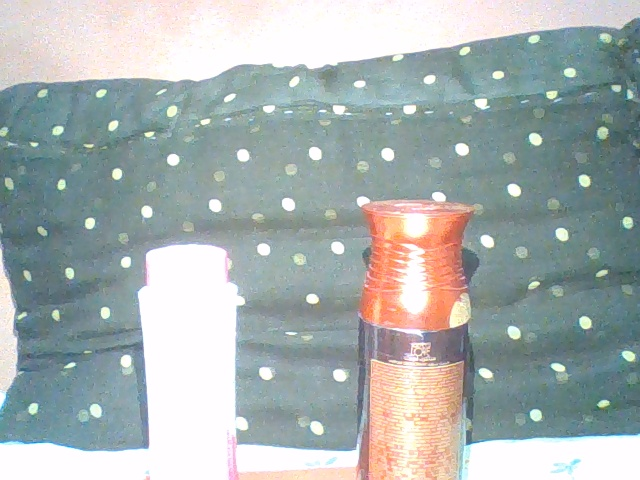
#> input picture captured_image.jpg, 640 x 480 px, given in place of the camera
$ jupyter execute Task1.ipynb   (older library calls are emulated)   (text cells are left out)
#> lines starting #> are read from the running program, lines starting #| are printed output that depends on the picture; after the words box and inside, x2 and y2 are one past the last pixel; in counts of white or black regions, pixels touching at a corner belong together
[cell 1]
import cv2
import numpy as np
import matplotlib.pyplot as plt

def capture_image():
        cap = cv2.VideoCapture(0)
        if cap.isOpened():
            ret, frame = cap.read()
#> frame is the input picture: shape (480, 640, 3); mean B, G, R 175.7, 176.5, 167.2
            cap.release()
            if ret:
                return cv2.cvtColor(frame, cv2.COLOR_BGR2RGB)

[cell 2]
def convert_to_hsv(image):
    hsv = cv2.cvtColor(image, cv2.COLOR_RGB2HSV)
#> hsv: shape (480, 640, 3); mean H, S, V 89.1, 39, 184.8
    h, s, v = cv2.split(hsv)
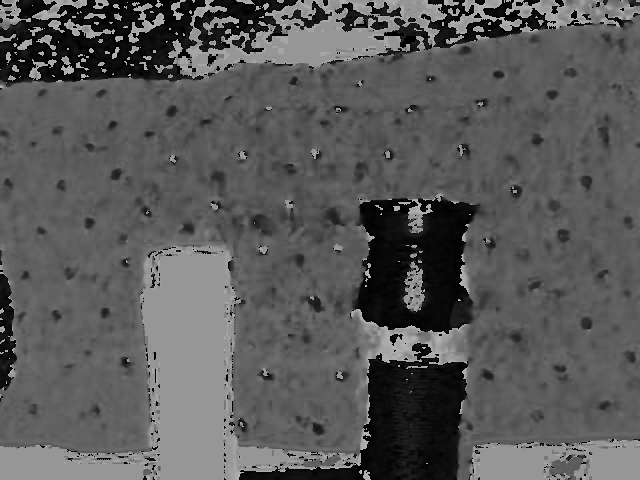
#> h: shape (480, 640); min 0, max 179, mean 89.1
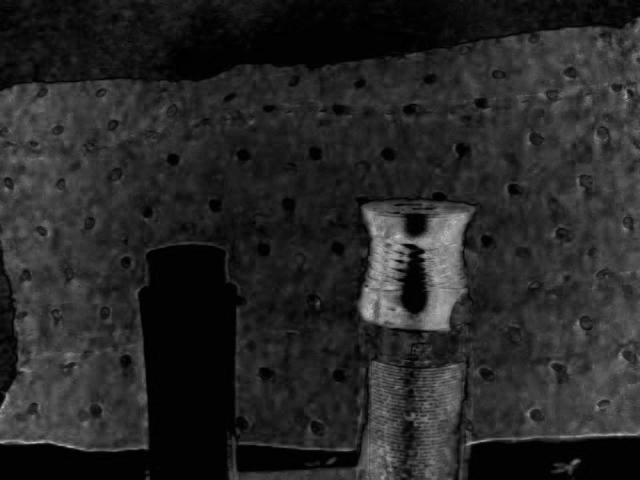
#> s: shape (480, 640); min 0, max 198, mean 39
    return hsv, h, s, v

[cell 3]
def hist_equalization(image):
    gray = cv2.cvtColor(image, cv2.COLOR_RGB2GRAY)
    eq = cv2.equalizeHist(gray)
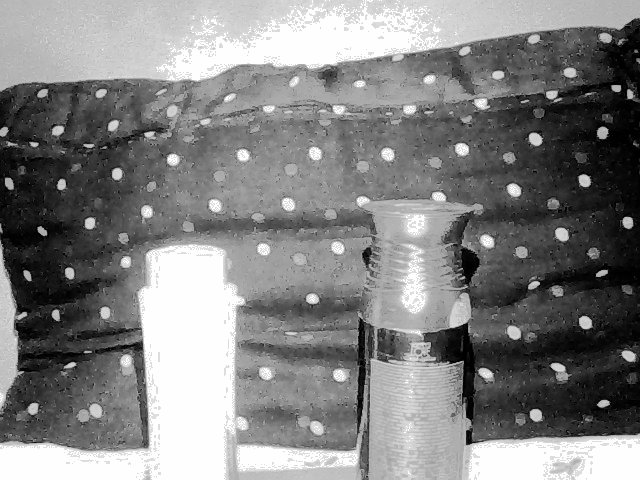
#> eq: shape (480, 640); min 0, max 255, mean 130.5
    return gray, eq

[cell 4]
def binary_inversion_threshold(image, thresh=127):
#> called with thresh = 127
    gray = cv2.cvtColor(image, cv2.COLOR_RGB2GRAY)
    _, binary_inv = cv2.threshold(gray, thresh, 255, cv2.THRESH_BINARY_INV)
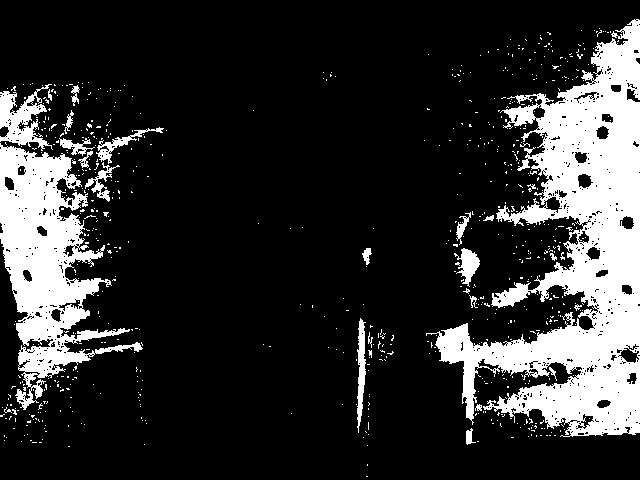
#> binary_inv: shape (480, 640); 18.8% white; 699 white regions (676 under 20 px), largest, box (x1, y1, x2, y2) and area: (426, 19, 640, 437) 36238, (0, 143, 143, 410) 15048, (0, 84, 53, 151) 1580
    return binary_inv

[cell 5]
def posterize_gray(image):
    gray = cv2.cvtColor(image, cv2.COLOR_RGB2GRAY)
    bins = np.linspace(0, 256, 5)
    posterized = np.digitize(gray, bins) - 1
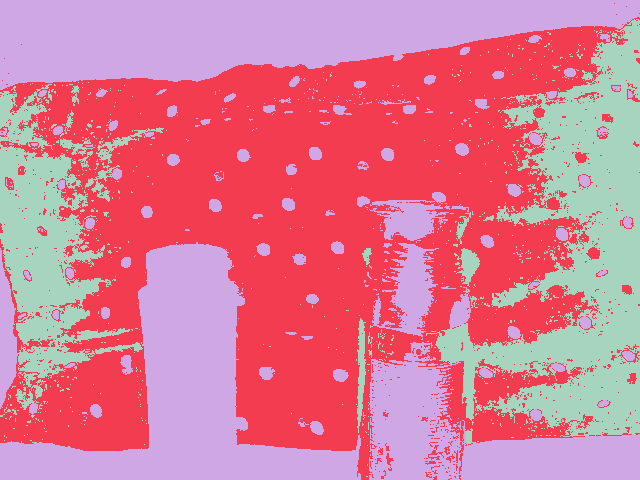
#> posterized: shape (480, 640) int64; 3 distinct labels, from 1 to 3; one colour per label, 0 black
    posterized = (posterized * (255 // 3)).astype(np.uint8)
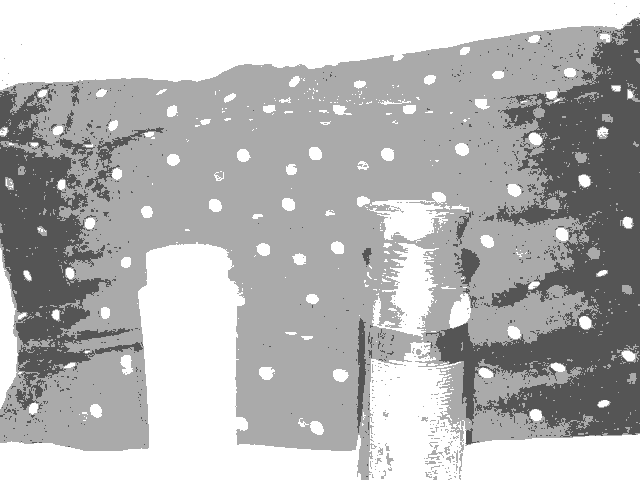
#> posterized: shape (480, 640); min 85, max 255, mean 181.6
    return posterized

[cell 6]
def edge_detection(image):
    gray = cv2.cvtColor(image, cv2.COLOR_RGB2GRAY)
    laplacian = cv2.Laplacian(gray, cv2.CV_64F)
    laplacian = cv2.convertScaleAbs(laplacian)
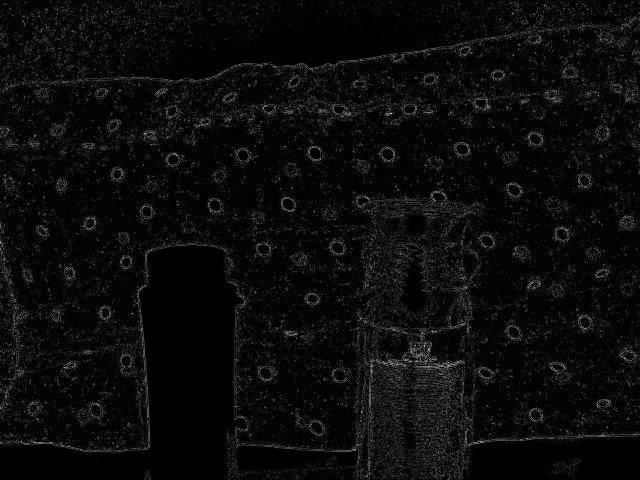
#> laplacian: shape (480, 640); min 0, max 211, mean 11.1

    scharr_x = cv2.Scharr(gray, cv2.CV_64F, 1, 0)
    scharr_y = cv2.Scharr(gray, cv2.CV_64F, 0, 1)
    scharr = cv2.convertScaleAbs(cv2.addWeighted(scharr_x, 0.5, scharr_y, 0.5, 0))
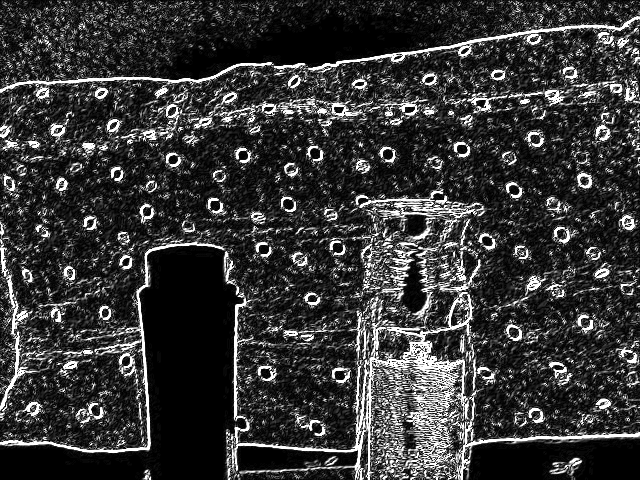
#> scharr: shape (480, 640); min 0, max 255, mean 55.3
    return laplacian, scharr

[cell 7]
def salt_pepper_and_median_filter(image, salt_prob=0.01, pepper_prob=0.01):
#> called with salt_prob = 0.01, pepper_prob = 0.01
    gray = cv2.cvtColor(image, cv2.COLOR_RGB2GRAY)
    noisy = gray.copy()
    num_salt = np.ceil(salt_prob * gray.size)
#> num_salt = 3072
    coords = [np.random.randint(0, i - 1, int(num_salt)) for i in gray.shape]
    noisy[coords[0], coords[1]] = 255
    num_pepper = np.ceil(pepper_prob * gray.size)
#> num_pepper = 3072
    coords = [np.random.randint(0, i - 1, int(num_pepper)) for i in gray.shape]
    noisy[coords[0], coords[1]] = 0
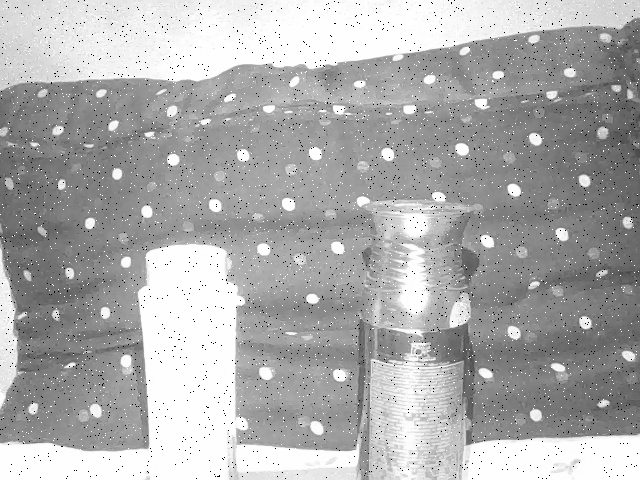
#> noisy: shape (480, 640); min 0, max 255, mean 172.7
    median = cv2.medianBlur(noisy, 3)
    return noisy, median

[cell 8]
def unsharp_mask(image, amount=1.5):
#> called with amount = 1.5
    gray = cv2.cvtColor(image, cv2.COLOR_RGB2GRAY)
    blurred = cv2.GaussianBlur(gray, (5, 5), 0)
    sharpened = cv2.addWeighted(gray, 1 + amount, blurred, -amount, 0)
    return sharpened

[cell 9]
def convert_to_lab(image):
    lab = cv2.cvtColor(image, cv2.COLOR_RGB2LAB)
#> lab: shape (480, 640, 3); mean of channels 0, 1, 2 181.2, 124.9, 127.4
    l, a, b = cv2.split(lab)
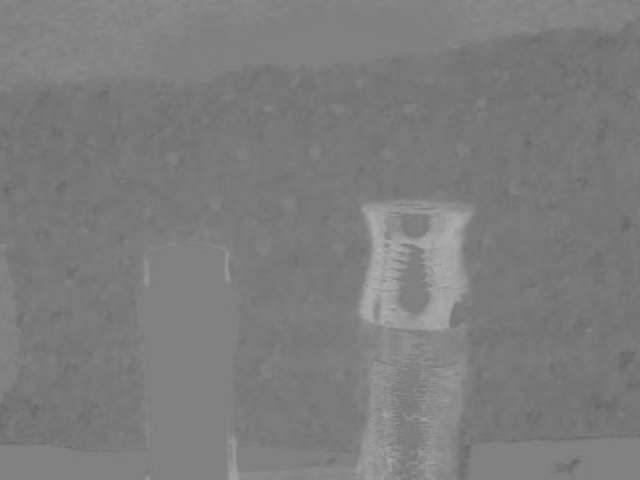
#> a: shape (480, 640); min 102, max 178, mean 124.9
    return lab, l, a, b

[cell 10]
img = capture_image()
plt.imshow(img)
plt.title("Captured Image")
plt.axis('off')
plt.show()

[cell 11]
hsv, h, s, v = convert_to_hsv(img)
gray_orig, gray_eq = hist_equalization(img)
bin_inv = binary_inversion_threshold(img)

fig, axes = plt.subplots(2,4, figsize=(18,10))
fig.suptitle("Task 1 (Part 1)", fontsize=20)

axes[0,0].imshow(hsv)
axes[0,0].set_title("HSV Image")
axes[0,0].axis('off')

axes[0,1].imshow(h, cmap='hsv')
axes[0,1].set_title("Hue Channel")
axes[0,1].axis('off')

axes[0,2].imshow(s, cmap='gray')
axes[0,2].set_title("Saturation Channel")
axes[0,2].axis('off')

axes[0,3].imshow(v, cmap='gray')
axes[0,3].set_title("Value Channel")
axes[0,3].axis('off')

axes[1,0].imshow(gray_orig, cmap='gray')
axes[1,0].set_title("Original Grayscale")
axes[1,0].axis('off')

axes[1,1].imshow(gray_eq, cmap='gray')
axes[1,1].set_title("Histogram Equalized")
axes[1,1].axis('off')

axes[1,2].imshow(bin_inv, cmap='gray')
axes[1,2].set_title("Binary Inversion Threshold")
axes[1,2].axis('off')

posterized = posterize_gray(img)
axes[1,3].imshow(posterized, cmap='gray')
axes[1,3].set_title("Posterized (4 levels)")
axes[1,3].axis('off')

plt.tight_layout()
plt.show()

[cell 12]
laplacian, scharr = edge_detection(img)
noisy, median = salt_pepper_and_median_filter(img)
sharpened = unsharp_mask(img)
lab, l, a, b = convert_to_lab(img)

fig2, axes2 = plt.subplots(2,4, figsize=(18,10))
fig2.suptitle("Task 1 (Part 2)", fontsize=20)

axes2[0,0].imshow(laplacian, cmap='gray')
axes2[0,0].set_title("Laplacian Edge")
axes2[0,0].axis('off')

axes2[0,1].imshow(scharr, cmap='gray')
axes2[0,1].set_title("Scharr Edge")
axes2[0,1].axis('off')

axes2[0,2].imshow(noisy, cmap='gray')
axes2[0,2].set_title("Salt & Pepper Noise")
axes2[0,2].axis('off')

axes2[0,3].imshow(median, cmap='gray')
axes2[0,3].set_title("Median Filtered")
axes2[0,3].axis('off')

axes2[1,0].imshow(sharpened, cmap='gray')
axes2[1,0].set_title("Unsharp Masking")
axes2[1,0].axis('off')

axes2[1,1].imshow(l, cmap='gray')
axes2[1,1].set_title("L Channel (Lightness)")
axes2[1,1].axis('off')

axes2[1,2].imshow(a, cmap='gray')
axes2[1,2].set_title("A Channel (Green-Red)")
axes2[1,2].axis('off')

axes2[1,3].imshow(b, cmap='gray')
axes2[1,3].set_title("B Channel (Blue-Yellow)")
axes2[1,3].axis('off')

plt.tight_layout()
plt.show()
